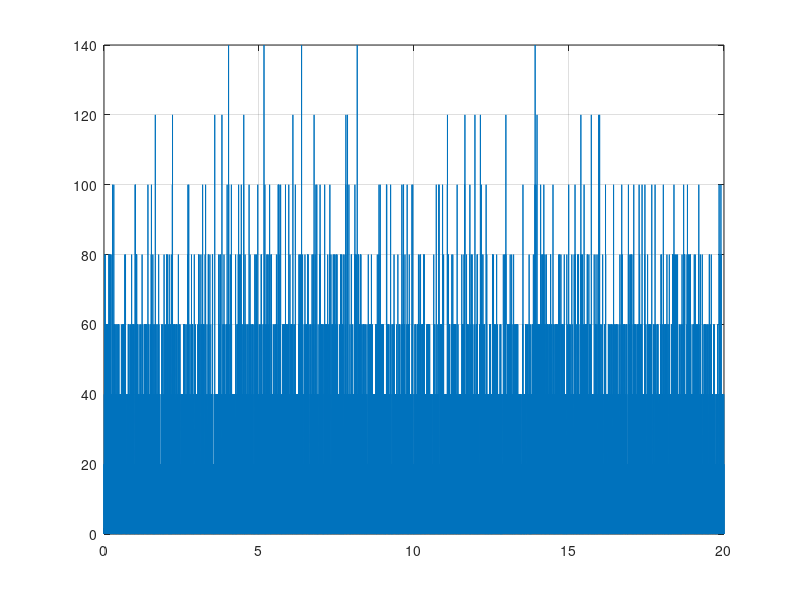
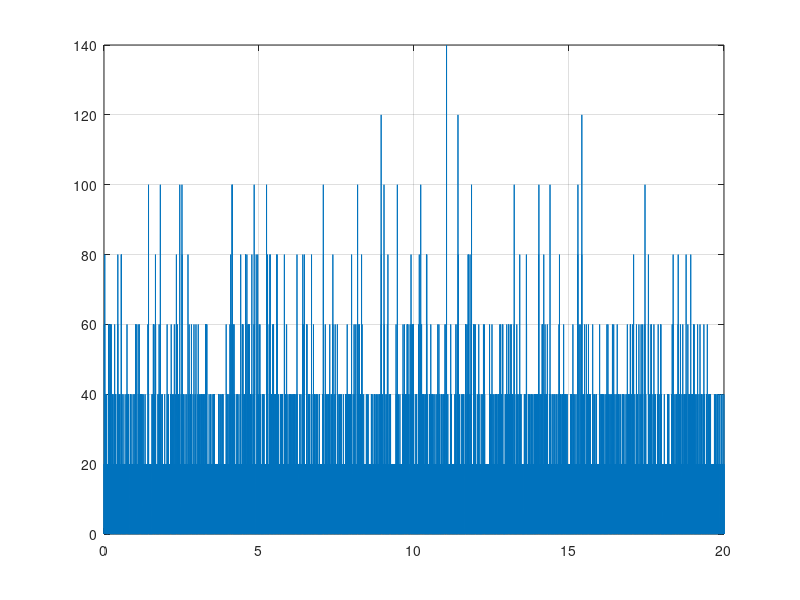
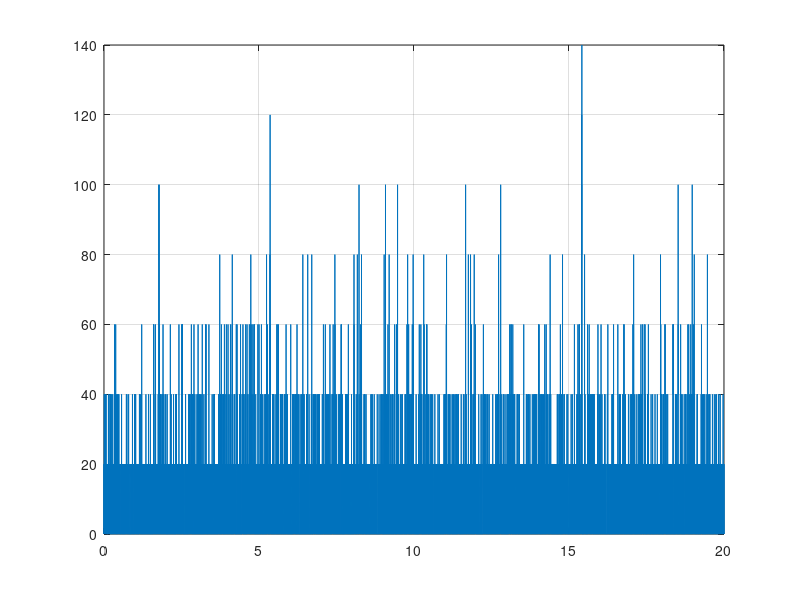
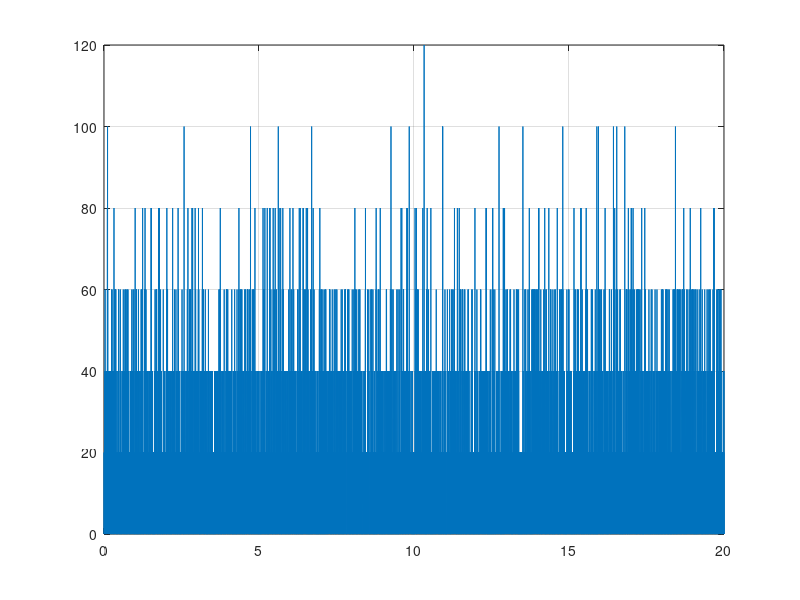

Write MATLAB code to recreate these figures, in order. (Note: this script raises an error after producing the figures.)
function project
    stimulus = load('data_cn_project_iii_a17.mat', 'Stimulus').Stimulus;

    % return % khatam
 
    % Question - 1
    tau_plot = transpose(linspace(-50,50,101));
    autocorr_plot = [];
    for tau=-50:50
      autocorr = 0;
      n = 0;
      for i=1:20000
        if (i + tau >=1) & (i + tau <=20000)    
            autocorr = autocorr + (stimulus(1,i)*stimulus(1,i+tau));
            n = n+1;
        end
      end
      autocorr_plot = [autocorr_plot, autocorr/n];
    %   fprintf("for tau = %f, autocorr of stimulus is %f \n", tau, autocorr);
    end

    figure(101)
       plot(tau_plot, autocorr_plot);
    grid

     % Question-2
     all_spike_times = load('data_cn_project_iii_a17.mat', 'All_Spike_Times').All_Spike_Times;
   

     for neuron_num=1:4
         neuron_stimulus_rate = zeros(20000,1);
         for i=1:50
             spike_times = all_spike_times{neuron_num,i};
             len_of_spike_array = size(spike_times,2);
             for s=1:len_of_spike_array
                 % spike_times(s)*1000 as per this time, depends index of addition
                 index = fix(spike_times(s)*1000)+1;
                 neuron_stimulus_rate(index) = neuron_stimulus_rate(index) + 1;
 
             end
         end
 
         neuron_stimulus_rate = neuron_stimulus_rate./(50*0.001);
         time_axis = transpose(linspace(0,20,20000));
         
         disp(min(neuron_stimulus_rate));
         disp(max(neuron_stimulus_rate));
 
         figure(neuron_num)
             plot(time_axis, neuron_stimulus_rate);
         grid
 
     end


    % Question - 3
    colors = ['r', 'b', 'g', 'c'];
    bin_sizes = [0.01,0.02,0.05, 0.1, 0.2, 0.5];
    all_spike_times = load('data_cn_project_iii_a17.mat', 'All_Spike_Times').All_Spike_Times;
    
        for b=1:6
            mean_plot = zeros(4, 20*(1/bin_sizes(b)));
            variance_plot = zeros(4, 20*(1/bin_sizes(b)));
    
            for neuron_num=1:4
                sample = zeros(50, 20*(1/bin_sizes(b)));
                for i=1:50
                    spike_times = all_spike_times{neuron_num,i};
                    len_of_spike_array = size(spike_times,2);
                    
                    for s=1:len_of_spike_array
                        index = fix(spike_times(s)*(1/bin_sizes(b)))+1;
                        sample(i,index) = sample(i,index) + 1;
        
                    end
        
                
        
                end
        
                for i=1:20*(1/bin_sizes(b))
                    mean_plot(neuron_num, i) = mean(sample(:,i));
                    variance_plot(neuron_num, i) = var(sample(:,i));
                end
            end
            
            figure(30+b)
                 hold on
                    for k=1:4
                            scatter(mean_plot(k,:), variance_plot(k,:),[], colors(k));
                    end
                    max_var = max(variance_plot, [], 'all');
                    yisx = linspace(0, max_var);
                    plot(yisx, yisx, 'color', 'k');
                hold off
            grid
        
        end
   
     
    

    % Question - 4
    neuron_num = 1;
    spike_triggered_avg = zeros(4,100);
    total_num_of_spikes = 0;
    for i=1:50
        spike_times = all_spike_times{neuron_num,i};
        len_of_spike_array = size(spike_times,2);
        
        for j=1:len_of_spike_array
            if spike_times(j) <= 15
                total_num_of_spikes = total_num_of_spikes + 1;
                time_of_spike_in_ms = spike_times(j)*1000;
                for k=1:100
                  
                    if time_of_spike_in_ms-(101-k) >=1
                        spike_triggered_avg(neuron_num, k) = spike_triggered_avg(neuron_num, k) +  stimulus(1,floor(time_of_spike_in_ms-(101-k)));
                    end
                end
            end
        end
    end
    
    spike_triggered_avg = spike_triggered_avg./total_num_of_spikes;
    
    figure(40)
        plot(linspace(1,100),spike_triggered_avg);
    grid
    

    
    
    end